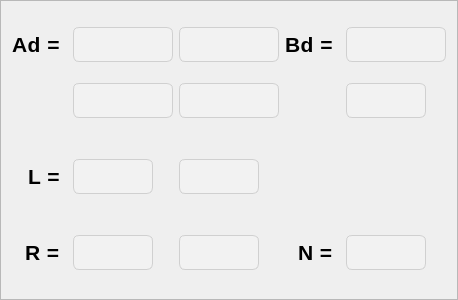
        <widget class="QFrame" name="userInput">
         <property name="minimumSize">
          <size>
           <width>0</width>
           <height>300</height>
          </size>
         </property>
         <property name="maximumSize">
          <size>
           <width>16777215</width>
           <height>300</height>
          </size>
         </property>
         <property name="frameShape">
          <enum>QFrame::StyledPanel</enum>
         </property>
         <property name="frameShadow">
          <enum>QFrame::Raised</enum>
         </property>
         <layout class="QGridLayout" name="gridLayout">
          <item row="7" column="0" alignment="Qt::AlignRight">
           <widget class="QLabel" name="rLabel">
            <property name="styleSheet">
             <string notr="true">QLabel{
    font-family: &quot;Poppins Semibold&quot;;
    font-size: 16pt;
    color: #000000;
    font-weight: 600;
    letter-spacing: 0.5px;
}</string>
            </property>
            <property name="text">
             <string>R = </string>
            </property>
           </widget>
          </item>
          <item row="5" column="0" alignment="Qt::AlignRight">
           <widget class="QLabel" name="lLabel">
            <property name="styleSheet">
             <string notr="true">QLabel{
    font-family: &quot;Poppins Semibold&quot;;
    font-size: 16pt;
    color: #000000;
    font-weight: 600;
    letter-spacing: 0.5px;
}</string>
            </property>
            <property name="text">
             <string>L = </string>
            </property>
           </widget>
          </item>
          <item row="7" column="5" alignment="Qt::AlignRight">
           <widget class="QLabel" name="nLabel">
            <property name="styleSheet">
             <string notr="true">QLabel{
    font-family: &quot;Poppins Semibold&quot;;
    font-size: 16pt;
    color: #000000;
    font-weight: 600;
    letter-spacing: 0.5px;
}</string>
            </property>
            <property name="text">
             <string>N = </string>
            </property>
           </widget>
          </item>
          <item row="1" column="5" alignment="Qt::AlignRight">
           <widget class="QLabel" name="matrixBLabel">
            <property name="styleSheet">
             <string notr="true">QLabel{
    font-family: &quot;Poppins Semibold&quot;;
    font-size: 16pt;
    color: #000000;
    font-weight: 600;
    letter-spacing: 0.5px;
}</string>
            </property>
            <property name="text">
             <string>Bd = </string>
            </property>
           </widget>
          </item>
          <item row="6" column="2">
           <spacer name="verticalSpacer_3">
            <property name="orientation">
             <enum>Qt::Vertical</enum>
            </property>
            <property name="sizeType">
             <enum>QSizePolicy::Fixed</enum>
            </property>
            <property name="sizeHint" stdset="0">
             <size>
              <width>20</width>
              <height>20</height>
             </size>
            </property>
           </spacer>
          </item>
          <item row="7" column="6">
           <widget class="QLineEdit" name="n">
            <property name="maximumSize">
             <size>
              <width>80</width>
              <height>35</height>
             </size>
            </property>
            <property name="styleSheet">
             <string notr="true">QLineEdit {
    font-family: &quot;Poppins&quot;;
    font-size: 10pt;
    color: #333333;

    background-color: #F2F2F2;        /* abu-abu muda elegan */
    border: 1px solid #D0D0D0;        /* outline halus */
    border-radius: 6px;

    padding: 6px 8px;
    qproperty-alignment: 'AlignCenter';
}

QLineEdit:focus {
    background-color: #FFFFFF;
    border: 1px solid #A0A0A0;        /* highlight tipis saat fokus */
}</string>
            </property>
           </widget>
          </item>
          <item row="7" column="2">
           <widget class="QLineEdit" name="r2">
            <property name="maximumSize">
             <size>
              <width>80</width>
              <height>35</height>
             </size>
            </property>
            <property name="styleSheet">
             <string notr="true">QLineEdit {
    font-family: &quot;Poppins&quot;;
    font-size: 10pt;
    color: #333333;

    background-color: #F2F2F2;        /* abu-abu muda elegan */
    border: 1px solid #D0D0D0;        /* outline halus */
    border-radius: 6px;

    padding: 6px 8px;
    qproperty-alignment: 'AlignCenter';
}

QLineEdit:focus {
    background-color: #FFFFFF;
    border: 1px solid #A0A0A0;        /* highlight tipis saat fokus */
}</string>
            </property>
           </widget>
          </item>
          <item row="2" column="6">
           <widget class="QLineEdit" name="b21">
            <property name="maximumSize">
             <size>
              <width>80</width>
              <height>35</height>
             </size>
            </property>
            <property name="styleSheet">
             <string notr="true">QLineEdit {
    font-family: &quot;Poppins&quot;;
    font-size: 10pt;
    color: #333333;

    background-color: #F2F2F2;        /* abu-abu muda elegan */
    border: 1px solid #D0D0D0;        /* outline halus */
    border-radius: 6px;

    padding: 6px 8px;
    qproperty-alignment: 'AlignCenter';
}

QLineEdit:focus {
    background-color: #FFFFFF;
    border: 1px solid #A0A0A0;        /* highlight tipis saat fokus */
}</string>
            </property>
           </widget>
          </item>
          <item row="1" column="2">
           <widget class="QLineEdit" name="a12">
            <property name="maximumSize">
             <size>
              <width>100</width>
              <height>35</height>
             </size>
            </property>
            <property name="styleSheet">
             <string notr="true">QLineEdit {
    font-family: &quot;Poppins&quot;;
    font-size: 10pt;
    color: #333333;

    background-color: #F2F2F2;        /* abu-abu muda elegan */
    border: 1px solid #D0D0D0;        /* outline halus */
    border-radius: 6px;

    padding: 6px 8px;
    qproperty-alignment: 'AlignCenter';
}

QLineEdit:focus {
    background-color: #FFFFFF;
    border: 1px solid #A0A0A0;        /* highlight tipis saat fokus */
}</string>
            </property>
           </widget>
          </item>
          <item row="1" column="1">
           <widget class="QLineEdit" name="a11">
            <property name="maximumSize">
             <size>
              <width>100</width>
              <height>35</height>
             </size>
            </property>
            <property name="styleSheet">
             <string notr="true">QLineEdit {
    font-family: &quot;Poppins&quot;;
    font-size: 10pt;
    color: #333333;

    background-color: #F2F2F2;        /* abu-abu muda elegan */
    border: 1px solid #D0D0D0;        /* outline halus */
    border-radius: 6px;

    padding: 6px 8px;
    qproperty-alignment: 'AlignCenter';
}

QLineEdit:focus {
    background-color: #FFFFFF;
    border: 1px solid #A0A0A0;        /* highlight tipis saat fokus */
}</string>
            </property>
            <property name="text">
             <string/>
            </property>
           </widget>
          </item>
          <item row="3" column="2">
           <spacer name="verticalSpacer_2">
            <property name="orientation">
             <enum>Qt::Vertical</enum>
            </property>
            <property name="sizeType">
             <enum>QSizePolicy::Fixed</enum>
            </property>
            <property name="sizeHint" stdset="0">
             <size>
              <width>20</width>
              <height>20</height>
             </size>
            </property>
           </spacer>
          </item>
          <item row="2" column="1">
           <widget class="QLineEdit" name="a21">
            <property name="maximumSize">
             <size>
              <width>100</width>
              <height>35</height>
             </size>
            </property>
            <property name="styleSheet">
             <string notr="true">QLineEdit {
    font-family: &quot;Poppins&quot;;
    font-size: 10pt;
    color: #333333;

    background-color: #F2F2F2;        /* abu-abu muda elegan */
    border: 1px solid #D0D0D0;        /* outline halus */
    border-radius: 6px;

    padding: 6px 8px;
    qproperty-alignment: 'AlignCenter';
}

QLineEdit:focus {
    background-color: #FFFFFF;
    border: 1px solid #A0A0A0;        /* highlight tipis saat fokus */
}</string>
            </property>
           </widget>
          </item>
          <item row="7" column="1">
           <widget class="QLineEdit" name="r1">
            <property name="maximumSize">
             <size>
              <width>80</width>
              <height>35</height>
             </size>
            </property>
            <property name="styleSheet">
             <string notr="true">QLineEdit {
    font-family: &quot;Poppins&quot;;
    font-size: 10pt;
    color: #333333;

    background-color: #F2F2F2;        /* abu-abu muda elegan */
    border: 1px solid #D0D0D0;        /* outline halus */
    border-radius: 6px;

    padding: 6px 8px;
    qproperty-alignment: 'AlignCenter';
}

QLineEdit:focus {
    background-color: #FFFFFF;
    border: 1px solid #A0A0A0;        /* highlight tipis saat fokus */
}</string>
            </property>
           </widget>
          </item>
          <item row="5" column="2">
           <widget class="QLineEdit" name="l2">
            <property name="maximumSize">
             <size>
              <width>80</width>
              <height>35</height>
             </size>
            </property>
            <property name="styleSheet">
             <string notr="true">QLineEdit {
    font-family: &quot;Poppins&quot;;
    font-size: 10pt;
    color: #333333;

    background-color: #F2F2F2;        /* abu-abu muda elegan */
    border: 1px solid #D0D0D0;        /* outline halus */
    border-radius: 6px;

    padding: 6px 8px;
    qproperty-alignment: 'AlignCenter';
}

QLineEdit:focus {
    background-color: #FFFFFF;
    border: 1px solid #A0A0A0;        /* highlight tipis saat fokus */
}</string>
            </property>
           </widget>
          </item>
          <item row="1" column="0" alignment="Qt::AlignRight">
           <widget class="QLabel" name="matrixALabel">
            <property name="styleSheet">
             <string notr="true">QLabel{
    font-family: &quot;Poppins Semibold&quot;;
    font-size: 16pt;
    color: #000000;
    font-weight: 600;
    letter-spacing: 0.5px;
}</string>
            </property>
            <property name="text">
             <string>Ad = </string>
            </property>
           </widget>
          </item>
          <item row="5" column="1">
           <widget class="QLineEdit" name="l1">
            <property name="maximumSize">
             <size>
              <width>80</width>
              <height>35</height>
             </size>
            </property>
            <property name="styleSheet">
             <string notr="true">QLineEdit {
    font-family: &quot;Poppins&quot;;
    font-size: 10pt;
    color: #333333;

    background-color: #F2F2F2;        /* abu-abu muda elegan */
    border: 1px solid #D0D0D0;        /* outline halus */
    border-radius: 6px;

    padding: 6px 8px;
    qproperty-alignment: 'AlignCenter';
}

QLineEdit:focus {
    background-color: #FFFFFF;
    border: 1px solid #A0A0A0;        /* highlight tipis saat fokus */
}</string>
            </property>
           </widget>
          </item>
          <item row="2" column="2">
           <widget class="QLineEdit" name="a22">
            <property name="maximumSize">
             <size>
              <width>100</width>
              <height>35</height>
             </size>
            </property>
            <property name="styleSheet">
             <string notr="true">QLineEdit {
    font-family: &quot;Poppins&quot;;
    font-size: 10pt;
    color: #333333;

    background-color: #F2F2F2;        /* abu-abu muda elegan */
    border: 1px solid #D0D0D0;        /* outline halus */
    border-radius: 6px;

    padding: 6px 8px;
    qproperty-alignment: 'AlignCenter';
}

QLineEdit:focus {
    background-color: #FFFFFF;
    border: 1px solid #A0A0A0;        /* highlight tipis saat fokus */
}</string>
            </property>
           </widget>
          </item>
          <item row="1" column="6">
           <widget class="QLineEdit" name="b11">
            <property name="maximumSize">
             <size>
              <width>100</width>
              <height>35</height>
             </size>
            </property>
            <property name="styleSheet">
             <string notr="true">QLineEdit {
    font-family: &quot;Poppins&quot;;
    font-size: 10pt;
    color: #333333;

    background-color: #F2F2F2;        /* abu-abu muda elegan */
    border: 1px solid #D0D0D0;        /* outline halus */
    border-radius: 6px;

    padding: 6px 8px;
    qproperty-alignment: 'AlignCenter';
}

QLineEdit:focus {
    background-color: #FFFFFF;
    border: 1px solid #A0A0A0;        /* highlight tipis saat fokus */
}</string>
            </property>
           </widget>
          </item>
         </layout>
        </widget>
